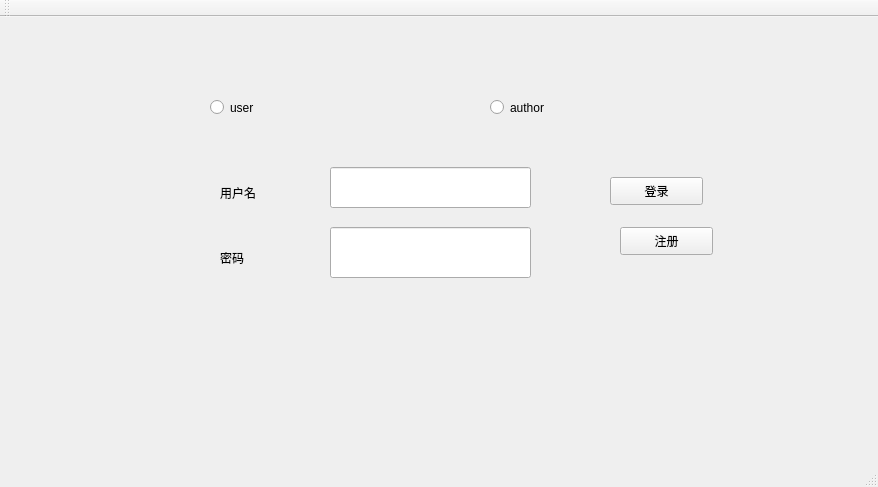
<?xml version="1.0" encoding="UTF-8"?>
<ui version="4.0">
 <class>MainWindow</class>
 <widget class="QMainWindow" name="MainWindow">
  <property name="geometry">
   <rect>
    <x>0</x>
    <y>0</y>
    <width>878</width>
    <height>487</height>
   </rect>
  </property>
  <property name="windowTitle">
   <string>MainWindow</string>
  </property>
  <widget class="QWidget" name="centralWidget">
   <widget class="QPushButton" name="pushButton">
    <property name="geometry">
     <rect>
      <x>610</x>
      <y>160</y>
      <width>93</width>
      <height>28</height>
     </rect>
    </property>
    <property name="text">
     <string>登录</string>
    </property>
   </widget>
   <widget class="QPushButton" name="pushButton_2">
    <property name="geometry">
     <rect>
      <x>620</x>
      <y>210</y>
      <width>93</width>
      <height>28</height>
     </rect>
    </property>
    <property name="text">
     <string>注册</string>
    </property>
   </widget>
   <widget class="QLineEdit" name="lineEdit">
    <property name="geometry">
     <rect>
      <x>330</x>
      <y>150</y>
      <width>201</width>
      <height>41</height>
     </rect>
    </property>
   </widget>
   <widget class="QLabel" name="label">
    <property name="geometry">
     <rect>
      <x>220</x>
      <y>160</y>
      <width>81</width>
      <height>31</height>
     </rect>
    </property>
    <property name="text">
     <string>用户名</string>
    </property>
   </widget>
   <widget class="QLabel" name="label_2">
    <property name="geometry">
     <rect>
      <x>220</x>
      <y>220</y>
      <width>91</width>
      <height>41</height>
     </rect>
    </property>
    <property name="text">
     <string>密码</string>
    </property>
   </widget>
   <widget class="QLineEdit" name="lineEdit_2">
    <property name="geometry">
     <rect>
      <x>330</x>
      <y>210</y>
      <width>201</width>
      <height>51</height>
     </rect>
    </property>
   </widget>
   <widget class="QRadioButton" name="radioButton">
    <property name="geometry">
     <rect>
      <x>210</x>
      <y>60</y>
      <width>131</width>
      <height>61</height>
     </rect>
    </property>
    <property name="text">
     <string>user</string>
    </property>
   </widget>
   <widget class="QRadioButton" name="radioButton_2">
    <property name="geometry">
     <rect>
      <x>490</x>
      <y>50</y>
      <width>151</width>
      <height>81</height>
     </rect>
    </property>
    <property name="text">
     <string>author</string>
    </property>
   </widget>
  </widget>
  <widget class="QMenuBar" name="menuBar">
   <property name="geometry">
    <rect>
     <x>0</x>
     <y>0</y>
     <width>878</width>
     <height>26</height>
    </rect>
   </property>
  </widget>
  <widget class="QToolBar" name="mainToolBar">
   <attribute name="toolBarArea">
    <enum>TopToolBarArea</enum>
   </attribute>
   <attribute name="toolBarBreak">
    <bool>false</bool>
   </attribute>
  </widget>
  <widget class="QStatusBar" name="statusBar"/>
 </widget>
 <layoutdefault spacing="6" margin="11"/>
 <resources/>
 <connections/>
</ui>
